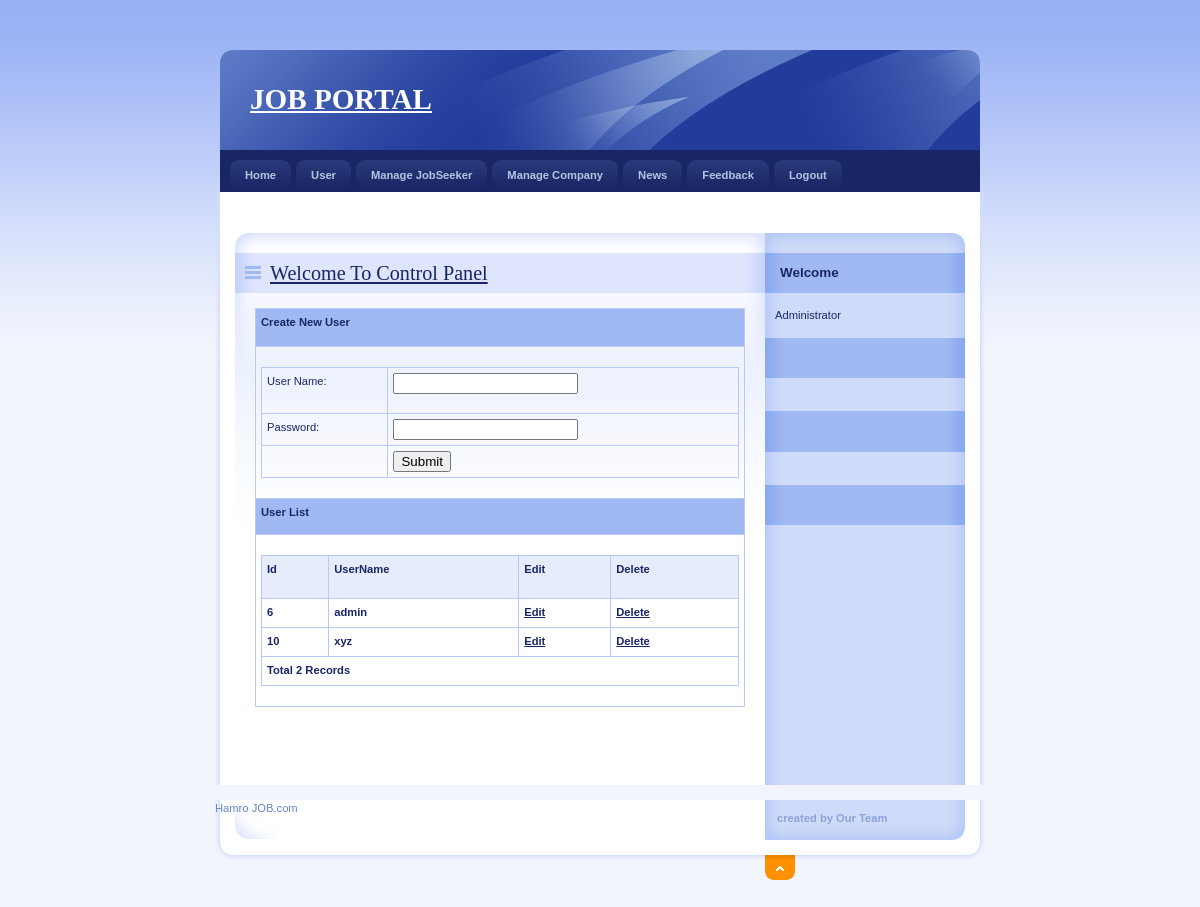
The page /Admin/User.php (signed in) on the database its author committed.
### tables this page shows
CREATE TABLE `user_master` (
  `UserId` int(11) NOT NULL,
  `UserName` varchar(20) NOT NULL,
  `Password` varchar(20) NOT NULL
);

### Admin/User.php (the view, shortened to what this page needs)
<!DOCTYPE html PUBLIC "-//W3C//DTD XHTML 1.0 Strict//EN" "http://www.w3.org/TR/xhtml1/DTD/xhtml1-strict.dtd">
<html xmlns="http://www.w3.org/1999/xhtml" xml:lang="cs" lang="cs">
<head>
    <link rel="stylesheet" media="screen,projection" type="text/css" href="./css/main.css" />
    <link rel="stylesheet" media="print" type="text/css" href="./css/print.css" />
    <link rel="stylesheet" media="aural" type="text/css" href="./css/aural.css" />
    <link href="../SpryAssets/SpryValidationTextField.css" rel="stylesheet" type="text/css" />
</head>
<body id="www-url-cz">
<div id="main" class="box">
<?php
include "Header.php"
?>
<?php
include "menu.php"
?>
    <div id="page" class="box">
    <div id="page-in" class="box">
        <div id="strip" class="box noprint">
            <p id="breadcrumbs">&nbsp;</p>
        </div>
        <div id="content">
            <div class="article">
              <h2><span><a href="#">Welcome To Control Panel</a></span></h2>
                  <table width="100%" border="0" cellspacing="0" cellpadding="0">
        <tr>
          <td height="27" bgcolor="#A0B9F3"><strong>Create New User</strong></td>
        </tr>
        <tr>
          <td height="26"><form id="form1" name="form1" method="post" action="InsertUser.php">
            <table width="100%" height="95" border="0" cellpadding="0" cellspacing="0">
              <tr>
                <td height="35"><span class="style10">User Name:</span></td>
                <td><span id="sprytextfield1">
                  <label>
                  <input type="text" name="txtUserName" id="txtUserName" />
                  </label>
                  <span class="textfieldRequiredMsg">A value is required.</span></span></td>
              </tr>
              <tr>
                <td><span class="style10">Password:</span></td>
                <td><span id="sprytextfield2">
                  <label>
                  <input type="password" name="txtPassword" id="txtPassword" />
                  </label>
                  <span class="textfieldRequiredMsg">A value is required.</span></span></td>
              </tr>
              <tr>
                <td>&nbsp;</td>
                <td><label>
                  <input type="submit" name="button" id="button" value="Submit" />
                </label></td>
              </tr>
            </table>
                    </form>            </td>
        </tr>
        <tr>
          <td height="25" bgcolor="#A0B9F3"><strong>User List</strong></td>
        </tr>
        <tr>
          <td>
          <table width="100%" border="1" bordercolor="#1CB5F1" >
<tr>
<th height="32" bgcolor="#1CB5F1" class="style3"><div align="left" class="style9 style5"><strong>Id</strong></div></th>
<th bgcolor="#1CB5F1" class="style3"><div align="left" class="style9 style5"><strong>UserName</strong></div></th>
<th bgcolor="#1CB5F1" class="style3"><div align="left" class="style9 style5"><strong>Edit</strong></div></th>
<th bgcolor="#1CB5F1" class="style3"><div align="left" class="style12">Delete</div></th>
</tr>
<?php
$con = mysqli_connect("localhost","root","","job");
$sql = "select * from User_Master";
$result = mysqli_query($con,$sql);
while($row = mysqli_fetch_array($result))
{
$Id=$row['UserId'];
$UserName=$row['UserName'];
?>
<tr>
<td class="style3"><div align="left" class="style9 style5"><strong><?php echo $Id;?></strong></div></td>
<td class="style3"><div align="left" class="style9 style5"><strong><?php echo $UserName;?></strong></div></td>
<td class="style3"><div align="left" class="style9 style5"><strong><a href="EditUser.php?UserId=<?php echo $Id;?>">Edit</a></strong></div></td>
<td class="style3"><div align="left" class="style9 style5"><strong><a href="DeleteUser.php?UserId=<?php echo $Id;?>">Delete</a></strong></div></td>
</tr>
<?php
}
$records = mysqli_num_rows($result);
?>
<tr>
<td colspan="4" class="style3"><div align="left" class="style12"><?php echo "Total ".$records." Records"; ?> </div></td>
</tr>
</table>
          </td>
        </tr>
      </table>
              <p class="btn-more box noprint">&nbsp;</p>
          </div>
        </div>
<?php
include "right.php"
?>
    </div>
    </div>
<?php
include "footer.php"
?>
</div>
</body>
</html>

### Admin/css/main.css (style rules this page uses)
* { min-height:1px; }
body { border:0; margin:0; padding:0; background:#F2F5FE url("../design/bg.gif") 0 0 repeat-x; font:70%/160% "verdana",sans-serif; color:#192666; _text-align:center; }
a { color:#192666; }
p { border:0; margin:15px 0; padding:0; }
div { display:block; border:0; margin:0; padding:0; }
h1, h2, h3, h4, h5 { border:0; margin:15px 0 10px 0; padding:0; font-weight:bold; }
h2 { font-size:180%; line-height:100%; font-family:"georgia",serif; font-weight:normal; }
table { display:table; border-collapse:collapse; margin:15px 0; padding:0; border:1px solid #B7CAF6; font-size:100%; }
tr { display:table-row; }
th, td { display: table-cell; border:1px solid #B7CAF6; margin:0; padding:5px; vertical-align:top; text-align:left; }
th { background:#E7ECFD; text-align:center; color:#192666; font-weight:bold; }
form { border:0; margin:0; padding:0; }
a, img, span { border:0; margin:0; padding:0; }
strong, .strong { font-weight:bold; }
.box { min-height:1px; _height:1px; }
.box:after { content:"."; display:block; line-height:0px; font-size:0px; visibility:hidden; clear:both; }
#main { width:770px; margin:50px auto 0 auto; _text-align:left; }
#page { width:770px; min-height:1px; background:#FFF url("../design/bg_page.gif") 0 0 repeat-y; _height:1px; }
#page-in { min-height:1px; padding:10px 0; background:url("../design/bg_page_in.jpg") 0 0 no-repeat; _height:1px; }
#strip { position:relative; clear:both; padding:3px 20px 10px 20px; color:#6182D1; }
#strip p { margin:0; }
#strip #breadcrumbs { width:520px; margin:0; padding:0; }
#content { float:left; width:530px; _width:550px; margin:0; padding:0 0 0 20px; }
#content .article { clear:both; margin:0; padding:20px; background:url("../design/content_article_bg.jpg") 0 0 no-repeat; }
#content .article h2 { margin:0 -20px; padding:10px; background:#DEE5FD url("../design/content_title_bg.gif") 0 0 repeat-y; color:#192666; }
#content .article h2 span { background:url("../design/ico_list.gif") 0 50% no-repeat; padding-left:25px; }
#content .article p { text-align:justify; }
#content .btn-more { margin:0 0 15px 0; padding:0; border:0; position:relative; }

### Admin/css/print.css (style rules this page uses)
body { border:0; margin:0; padding:0; font-size:12pt }
a { color:#000; text-decoration:none; }
h1, h2, h3 { page-break-after:avoid; page-break-inside:avoid; }
table { border-collapse: collapse; border-width:1px; border-style:solid; }
th, td { display:table-cell; border-width:1px; border-style:solid; }
.noprint { display:none; }

### Admin/css/aural.css (style rules this page uses)
body { voice-family:paul,male; volume:loud; speech-rate:slow; richness:90; stress:20; }
h1, h2, h3, h4, h5 { cue-before:url("ping.au"); }
p, table { pause:50ms; }
strong { pitch:medium; pitch-range:60; stress:90; richness:90; }

### Admin/User.php (style rules this page uses)
.style3 { font-weight: bold }

### rows shown on the page
user_master: UserId "6", UserName "admin"
user_master: UserId "10", UserName "xyz"

### other values the page prints
$records "2"
